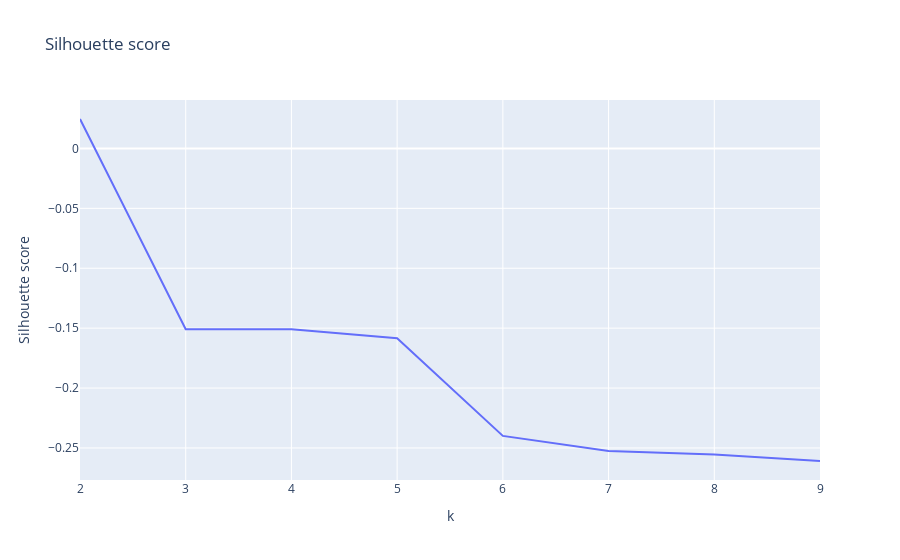

Source (notebook cell):
### Code cell
silhouette_scores = []

for k in range(2, 10):
    kmeans = KMeans(n_clusters=k, random_state=42, init="random", n_init="auto")
    kmeans.fit(df_cluster_product_ss)
    silhouette_scores.append(silhouette_score(df_cluster_quarter_ss, kmeans.labels_))

fig = px.line(
    x=range(2, 10),
    y=silhouette_scores,
    title="Silhouette score",
    labels={"x": "k", "y": "Silhouette score"},
)
fig.show()

### Figure 1 — Plotly figure (JSON) as saved in the notebook; plotly's stock layout.template omitted (floating-point values rounded to 4 significant figures)
{"data": [{"hovertemplate": "k=%{x}<br>Silhouette score=%{y}<extra></extra>", "legendgroup": "", "line": {"color": "#636efa", "dash": "solid"}, "mode": "lines", "name": "", "orientation": "v", "showlegend": false, "type": "scatter", "x": [2, 3, 4, 5, 6, 7, 8, 9], "xaxis": "x", "y": [0.02459, -0.1508, -0.151, -0.1584, -0.2399, -0.2525, -0.2555, -0.2609], "yaxis": "y"}], "layout": {"legend": {"tracegroupgap": 0}, "title": {"text": "Silhouette score"}, "xaxis": {"anchor": "y", "domain": [0, 1], "title": {"text": "k"}}, "yaxis": {"anchor": "x", "domain": [0, 1], "title": {"text": "Silhouette score"}}}}
